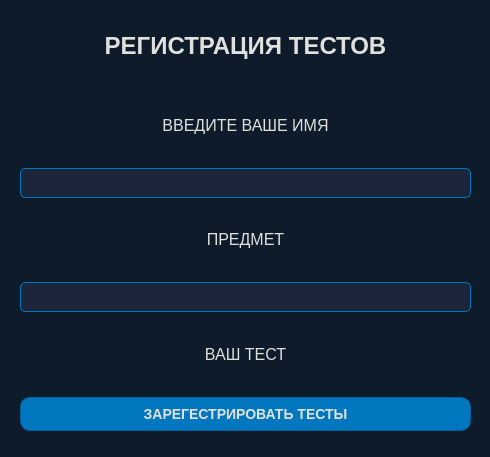
<?xml version="1.0" encoding="UTF-8"?>
<ui version="4.0">
 <class>addtestwin</class>
 <widget class="QWidget" name="addtestwin">
  <property name="geometry">
   <rect>
    <x>0</x>
    <y>0</y>
    <width>490</width>
    <height>457</height>
   </rect>
  </property>
  <property name="windowTitle">
   <string>addtestwin</string>
  </property>
  <property name="styleSheet">
   <string notr="true">/* Общий стиль для окна */
QWidget {
    background-color: #0d1b2a; /* Глубокий синий фон */
    color: #e0e1dd; /* Светло-серый текст */
    font-family: &quot;Arial&quot;, sans-serif;
    font-size: 14px;
}

/* Заголовок */
QLabel#label {
    color: #0077be; /* Ярко-синий акцент для заголовка */
    font-size: 20px;
    font-weight: bold;
    text-align: center;
    margin-bottom: 10px;
}

/* Стиль для других QLabel */
QLabel {
    color: #e0e1dd; /* Светло-серый текст */
    font-size: 14px;
}

/* Поля ввода */
QLineEdit {
    background-color: #1b263b; /* Темно-синий фон для ввода */
    border: 1px solid #0077be; /* Ярко-синяя рамка */
    color: #e0e1dd; /* Светлый текст */
    padding: 5px;
    border-radius: 5px;
}

QLineEdit:focus {
    border: 1px solid #00aaff; /* Голубая рамка при фокусе */
}

/* Кнопки */
QPushButton {
    background-color: #0077be; /* Ярко-синий фон */
    color: #e0e1dd; /* Светлый текст */
    border: 1px solid #005f99; /* Темно-синяя рамка */
    border-radius: 10px;
    padding: 8px;
    font-weight: bold;
}

QPushButton:hover {
    background-color: #005f99; /* Темно-синий фон при наведении */
    color: #e0e1dd; /* Светлый текст */
}

QPushButton:pressed {
    background-color: #003f66; /* Более глубокий синий при нажатии */
    border: 1px solid #003f66;
}

/* Кнопка регистрации (вторичная) */
QPushButton#pushButton_2 {
    background-color: #1b263b; /* Темно-синий фон */
    border: 1px solid #0077be; /* Ярко-синяя рамка */
    color: #e0e1dd; /* Светлый текст */
}

QPushButton#pushButton_2:hover {
    background-color: #0077be; /* Ярко-синий фон при наведении */
    color: #0d1b2a; /* Темный текст для контраста */
}</string>
  </property>
  <widget class="QWidget" name="layoutWidget_2">
   <property name="geometry">
    <rect>
     <x>20</x>
     <y>10</y>
     <width>451</width>
     <height>421</height>
    </rect>
   </property>
   <layout class="QVBoxLayout" name="verticalLayout_2">
    <item>
     <widget class="QLabel" name="label_8">
      <property name="toolTip">
       <string>&lt;html&gt;&lt;head/&gt;&lt;body&gt;&lt;p&gt;&lt;span style=&quot; font-size:24pt;&quot;&gt;ВХОД В АККАУНТ&lt;/span&gt;&lt;/p&gt;&lt;/body&gt;&lt;/html&gt;</string>
      </property>
      <property name="text">
       <string>&lt;html&gt;&lt;head/&gt;&lt;body&gt;&lt;p align=&quot;center&quot;&gt;&lt;span style=&quot; font-size:18pt; font-weight:700;&quot;&gt;РЕГИСТРАЦИЯ ТЕСТОВ&lt;/span&gt;&lt;/p&gt;&lt;/body&gt;&lt;/html&gt;</string>
      </property>
     </widget>
    </item>
    <item>
     <widget class="QLabel" name="label_12">
      <property name="toolTip">
       <string>&lt;html&gt;&lt;head/&gt;&lt;body&gt;&lt;p&gt;&lt;span style=&quot; font-size:24pt;&quot;&gt;ВХОД В АККАУНТ&lt;/span&gt;&lt;/p&gt;&lt;/body&gt;&lt;/html&gt;</string>
      </property>
      <property name="text">
       <string>&lt;html&gt;&lt;head/&gt;&lt;body&gt;&lt;p align=&quot;center&quot;&gt;&lt;span style=&quot; font-size:12pt;&quot;&gt;ВВЕДИТЕ ВАШЕ ИМЯ&lt;/span&gt;&lt;/p&gt;&lt;/body&gt;&lt;/html&gt;</string>
      </property>
     </widget>
    </item>
    <item>
     <widget class="QLineEdit" name="lineEditName"/>
    </item>
    <item>
     <widget class="QLabel" name="label_13">
      <property name="toolTip">
       <string>&lt;html&gt;&lt;head/&gt;&lt;body&gt;&lt;p&gt;&lt;span style=&quot; font-size:24pt;&quot;&gt;ВХОД В АККАУНТ&lt;/span&gt;&lt;/p&gt;&lt;/body&gt;&lt;/html&gt;</string>
      </property>
      <property name="text">
       <string>&lt;html&gt;&lt;head/&gt;&lt;body&gt;&lt;p align=&quot;center&quot;&gt;&lt;span style=&quot; font-size:12pt;&quot;&gt;ПРЕДМЕТ&lt;/span&gt;&lt;/p&gt;&lt;/body&gt;&lt;/html&gt;</string>
      </property>
     </widget>
    </item>
    <item>
     <widget class="QLineEdit" name="lineEditSubject"/>
    </item>
    <item>
     <widget class="QLabel" name="label_14">
      <property name="toolTip">
       <string>&lt;html&gt;&lt;head/&gt;&lt;body&gt;&lt;p&gt;&lt;span style=&quot; font-size:24pt;&quot;&gt;ВХОД В АККАУНТ&lt;/span&gt;&lt;/p&gt;&lt;/body&gt;&lt;/html&gt;</string>
      </property>
      <property name="text">
       <string>&lt;html&gt;&lt;head/&gt;&lt;body&gt;&lt;p align=&quot;center&quot;&gt;&lt;span style=&quot; font-size:12pt;&quot;&gt;ВАШ ТЕСТ&lt;/span&gt;&lt;/p&gt;&lt;/body&gt;&lt;/html&gt;</string>
      </property>
     </widget>
    </item>
    <item>
     <widget class="QPushButton" name="pushButtonAddTest">
      <property name="text">
       <string>ЗАРЕГЕСТРИРОВАТЬ ТЕСТЫ</string>
      </property>
     </widget>
    </item>
   </layout>
  </widget>
 </widget>
 <resources/>
 <connections/>
</ui>
